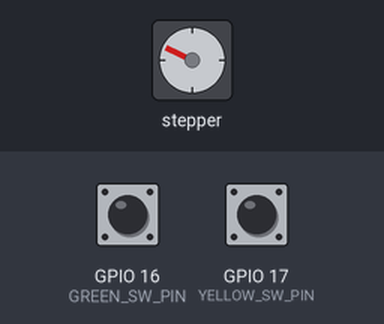
The sketch below on a simulated ESP32. On the bench: stepper motor. The inputs (shaded band) are chosen by the test bench; at power-on: GPIO 16 (GREEN_SW_PIN) HIGH, GPIO 17 (YELLOW_SW_PIN) LOW. Stepper angles assume 2048 steps per turn.

Above: at 1.4 s.
1.5 s: GPIO 16 (GREEN_SW_PIN) pulled LOW for 1.6 s
At 2.03 s:
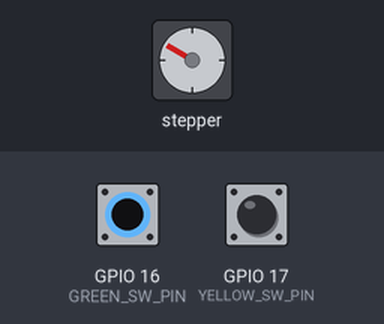
5.5 s: GPIO 17 (YELLOW_SW_PIN) pulled HIGH for 1.6 s
At 6.7 s:
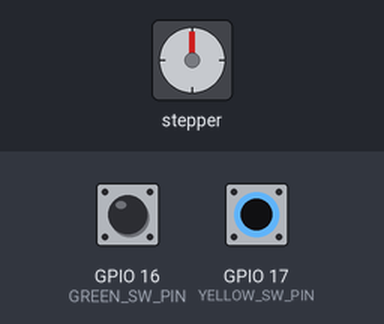
Timing chart, 0 to 21.8 s (numbered marks = the images above; inputs shaded):
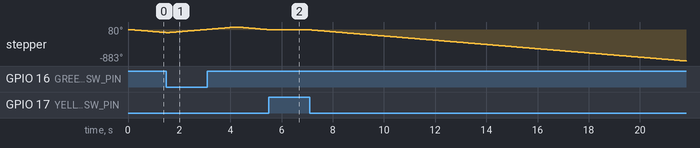

The sketch:

pipico_motor_control.ino
```cpp
/////////////////////////////////////////////////////////////
//  Raspberry Pi Pico
//     w/Stepping Motor (28BYJ-48 + ULN2003)
//
//   Board: Raspberry Pi Pico W
//     * https://github.com/earlephilhower/arduino-pico
//
//   Pin
//     Motor: GP0 - IN1, GP1 - IN2, GP3 - IN3, GP4 - IN4
//     Switch:  GP16 - Green, GP17 - Yellow
/////////////////////////////////////////////////////////////

#include <WiFi.h>
#include <Stepper.h>
#include <WebServer.h>

// --- Control Switch
const int GREEN_SW_PIN = 16;
const int YELLOW_SW_PIN = 17;

// --- Motor I/O constants
const int PICO_GP0_MOTOR_IN1 = 0;
const int PICO_GP1_MOTOR_IN2 = 1;
const int PICO_GP2_MOTOR_IN3 = 2;
const int PICO_GP3_MOTOR_IN4 = 3;

const int MOTOR_MOVE_RPM = 10;
const int MOTOR_MOVE_STEP = 460;

Stepper stepper(2048, PICO_GP0_MOTOR_IN1, PICO_GP2_MOTOR_IN3, PICO_GP1_MOTOR_IN2, PICO_GP3_MOTOR_IN4);
WebServer webServer(8181);

void startWifiAsAccessPointMode()
{
    const char standalone_ssid[] = "PiPicoW";
    const char pass[] = "P1Pic0W0";
    const IPAddress ip(192,168,21,1);
    const IPAddress subnet(255,255,255,0);
    WiFi.mode(WIFI_AP);
    WiFi.softAPConfig(ip,ip,subnet);
    WiFi.softAP(standalone_ssid,pass);
    delay(100);
    IPAddress myIP = WiFi.softAPIP();
    delay(100);
    //Serial.println("");
    //Serial.print("Start WiFi Standalone : ");
    //Serial.println(myIP.toString().c_str());
    //Serial.println("");
}

void handleRoot()
{
  String message = "<html>";
  message += "<head><title>Raspberry Pi Pico W</title></head>";
  message += "<body>";
  message += "Now working!";
  message += "</body>";
  webServer.send(200, "text/HTML", message);
}

void handleMoveCw()
{
  String message = "<html>";
  message += "<head><title>Move motor (CW)</title></head>";
  message += "<body>";
  message += "Command accepted!";
  message += "</body>";
  webServer.send(200, "text/HTML", message);
  moveMotor(false, MOTOR_MOVE_STEP);
}

void handleMoveCcw()
{
  String message = "<html>";
  message += "<head><title>Move motor (CCW)</title></head>";
  message += "<body>";
  message += "Command accepted!";
  message += "</body>";
  webServer.send(200, "text/HTML", message);
  moveMotor(true, MOTOR_MOVE_STEP);
}

void handleNotFound()
{
  webServer.send(404, "text/plain", "Not found!");
}

void startWebServer()
{
  webServer.on("/", handleRoot);
  webServer.on("/movecw", handleMoveCw);
  webServer.on("/moveccw", handleMoveCcw);
  webServer.onNotFound(handleNotFound);
  webServer.begin();
}

void moveMotor(bool isCcw, int step)
{
  if (isCcw)
  {
    // counter clockwise
    stepper.step(step * (-1));
  }
  else
  {
    // clockwise
    stepper.step(step);
  }
}

void setup()
{
  //Serial.begin(115200);

  // ----- Set up Switch (Green / Yellow)
  pinMode(GREEN_SW_PIN, INPUT);
  pinMode(YELLOW_SW_PIN, INPUT);

  // ----- Set up built-in LED
  pinMode(LED_BUILTIN, OUTPUT);

  // ----- Set up Motor Board
  stepper.setSpeed(MOTOR_MOVE_RPM);

  // ----- Wi-Fi and Web Server
  startWifiAsAccessPointMode();
  startWebServer();

  //Serial.println("");
  //Serial.println(" ----- START Raspberry Pi PICO!");
}

void loop()
{
  bool isCcw = false;
  while (true)
  {
    webServer.handleClient();
    digitalWrite(LED_BUILTIN, LOW);
    if (digitalRead(GREEN_SW_PIN) == LOW)
    {
      // ----- Pushed Green Button
      digitalWrite(LED_BUILTIN, HIGH);
      isCcw = false;
      //Serial.println("Pushed Green.");
      break;
    }

    if (digitalRead(YELLOW_SW_PIN) == LOW)
    {
      // ----- Pushed Yellow Button
      digitalWrite(LED_BUILTIN, HIGH);
      isCcw = true;
      //Serial.println("Pushed Yellow.");
      break;
    }
  }

  // ----- move motor
  moveMotor(isCcw, MOTOR_MOVE_STEP);
}
```
